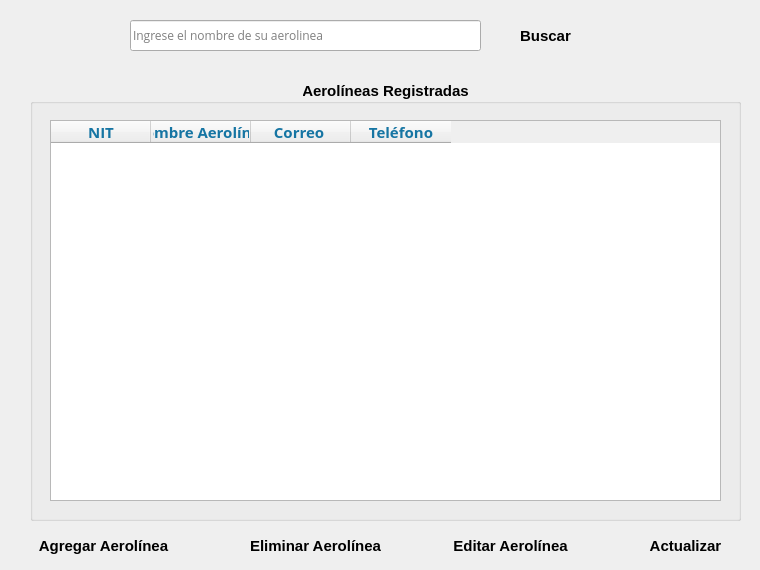
     <widget class="QWidget" name="pg_aerolinea_6">
      <widget class="QGroupBox" name="groupBox_37">
       <property name="geometry">
        <rect>
         <x>30</x>
         <y>80</y>
         <width>711</width>
         <height>441</height>
        </rect>
       </property>
       <property name="font">
        <font>
         <family>Nirmala UI</family>
         <pointsize>11</pointsize>
         <weight>75</weight>
         <bold>true</bold>
        </font>
       </property>
       <property name="title">
        <string>Aerolíneas Registradas</string>
       </property>
       <property name="alignment">
        <set>Qt::AlignCenter</set>
       </property>
       <widget class="QTableWidget" name="tb_aeroRegistradas_6">
        <property name="geometry">
         <rect>
          <x>20</x>
          <y>40</y>
          <width>671</width>
          <height>381</height>
         </rect>
        </property>
        <property name="font">
         <font>
          <family>Open Sans</family>
          <pointsize>10</pointsize>
          <weight>50</weight>
          <bold>false</bold>
         </font>
        </property>
        <column>
         <property name="text">
          <string>NIT</string>
         </property>
         <property name="font">
          <font>
           <family>Nirmala UI</family>
           <pointsize>11</pointsize>
           <weight>75</weight>
           <bold>true</bold>
          </font>
         </property>
         <property name="foreground">
          <brush brushstyle="SolidPattern">
           <color alpha="255">
            <red>22</red>
            <green>117</green>
            <blue>163</blue>
           </color>
          </brush>
         </property>
        </column>
        <column>
         <property name="text">
          <string>Nombre Aerolínea</string>
         </property>
         <property name="font">
          <font>
           <family>Nirmala UI</family>
           <pointsize>11</pointsize>
           <weight>75</weight>
           <bold>true</bold>
          </font>
         </property>
         <property name="foreground">
          <brush brushstyle="SolidPattern">
           <color alpha="255">
            <red>22</red>
            <green>117</green>
            <blue>163</blue>
           </color>
          </brush>
         </property>
        </column>
        <column>
         <property name="text">
          <string>Correo </string>
         </property>
         <property name="font">
          <font>
           <family>Nirmala UI</family>
           <pointsize>11</pointsize>
           <weight>75</weight>
           <bold>true</bold>
          </font>
         </property>
         <property name="foreground">
          <brush brushstyle="SolidPattern">
           <color alpha="255">
            <red>22</red>
            <green>117</green>
            <blue>163</blue>
           </color>
          </brush>
         </property>
        </column>
        <column>
         <property name="text">
          <string>Teléfono</string>
         </property>
         <property name="font">
          <font>
           <family>Nirmala UI</family>
           <pointsize>11</pointsize>
           <weight>75</weight>
           <bold>true</bold>
          </font>
         </property>
         <property name="foreground">
          <brush brushstyle="SolidPattern">
           <color alpha="255">
            <red>22</red>
            <green>117</green>
            <blue>163</blue>
           </color>
          </brush>
         </property>
        </column>
       </widget>
      </widget>
      <widget class="QLineEdit" name="le_buscarAero_6">
       <property name="geometry">
        <rect>
         <x>130</x>
         <y>20</y>
         <width>351</width>
         <height>31</height>
        </rect>
       </property>
       <property name="font">
        <font>
         <family>Open Sans</family>
         <pointsize>9</pointsize>
        </font>
       </property>
       <property name="toolTip">
        <string/>
       </property>
       <property name="inputMask">
        <string/>
       </property>
       <property name="text">
        <string/>
       </property>
       <property name="placeholderText">
        <string>Ingrese el nombre de su aerolinea</string>
       </property>
      </widget>
      <widget class="QPushButton" name="bt_buscarAerolinea_6">
       <property name="geometry">
        <rect>
         <x>500</x>
         <y>20</y>
         <width>91</width>
         <height>31</height>
        </rect>
       </property>
       <property name="font">
        <font>
         <family>Nirmala UI</family>
         <pointsize>11</pointsize>
         <weight>75</weight>
         <bold>true</bold>
        </font>
       </property>
       <property name="cursor">
        <cursorShape>PointingHandCursor</cursorShape>
       </property>
       <property name="styleSheet">
        <string notr="true">QPushButton:hover
{
	border-style: solid;
   	background-color:#bbdefb;

}

QPushButton:pressed
{
	background-color:#0069c0;
}</string>
       </property>
       <property name="text">
        <string>Buscar</string>
       </property>
       <property name="icon">
        <iconset>
         <normaloff>../Ventanas/Icons/buscar.png</normaloff>../Ventanas/Icons/buscar.png</iconset>
       </property>
       <property name="iconSize">
        <size>
         <width>30</width>
         <height>50</height>
        </size>
       </property>
       <property name="flat">
        <bool>true</bool>
       </property>
      </widget>
      <widget class="QPushButton" name="bt_addAerolinea_6">
       <property name="geometry">
        <rect>
         <x>20</x>
         <y>530</y>
         <width>171</width>
         <height>31</height>
        </rect>
       </property>
       <property name="font">
        <font>
         <family>Nirmala UI</family>
         <pointsize>11</pointsize>
         <weight>75</weight>
         <bold>true</bold>
        </font>
       </property>
       <property name="cursor">
        <cursorShape>PointingHandCursor</cursorShape>
       </property>
       <property name="styleSheet">
        <string notr="true">QPushButton:hover
{
	border-style: solid;
   	background-color:#bbdefb;

}

QPushButton:pressed
{
	background-color:#0069c0;
}</string>
       </property>
       <property name="text">
        <string>Agregar Aerolínea </string>
       </property>
       <property name="icon">
        <iconset>
         <normaloff>../Ventanas/Icons/agregar-aero.png</normaloff>../Ventanas/Icons/agregar-aero.png</iconset>
       </property>
       <property name="iconSize">
        <size>
         <width>30</width>
         <height>50</height>
        </size>
       </property>
       <property name="flat">
        <bool>true</bool>
       </property>
      </widget>
      <widget class="QPushButton" name="bt_editarAerolinea_6">
       <property name="geometry">
        <rect>
         <x>430</x>
         <y>530</y>
         <width>161</width>
         <height>31</height>
        </rect>
       </property>
       <property name="font">
        <font>
         <family>Nirmala UI</family>
         <pointsize>11</pointsize>
         <weight>75</weight>
         <bold>true</bold>
        </font>
       </property>
       <property name="cursor">
        <cursorShape>PointingHandCursor</cursorShape>
       </property>
       <property name="styleSheet">
        <string notr="true">QPushButton:hover
{
	border-style: solid;
   	background-color:#bbdefb;

}

QPushButton:pressed
{
	background-color:#0069c0;
}</string>
       </property>
       <property name="text">
        <string>Editar Aerolínea</string>
       </property>
       <property name="icon">
        <iconset>
         <normaloff>../Ventanas/Icons/editar.png</normaloff>../Ventanas/Icons/editar.png</iconset>
       </property>
       <property name="iconSize">
        <size>
         <width>30</width>
         <height>50</height>
        </size>
       </property>
       <property name="flat">
        <bool>true</bool>
       </property>
      </widget>
      <widget class="QPushButton" name="bt_refreshAerolinea_6">
       <property name="geometry">
        <rect>
         <x>620</x>
         <y>530</y>
         <width>131</width>
         <height>31</height>
        </rect>
       </property>
       <property name="font">
        <font>
         <family>Nirmala UI</family>
         <pointsize>11</pointsize>
         <weight>75</weight>
         <bold>true</bold>
        </font>
       </property>
       <property name="cursor">
        <cursorShape>PointingHandCursor</cursorShape>
       </property>
       <property name="styleSheet">
        <string notr="true">QPushButton:hover
{
	border-style: solid;
   	background-color:#bbdefb;

}

QPushButton:pressed
{
	background-color:#0069c0;
}</string>
       </property>
       <property name="text">
        <string>Actualizar</string>
       </property>
       <property name="icon">
        <iconset>
         <normaloff>../Ventanas/Icons/recarga.png</normaloff>../Ventanas/Icons/recarga.png</iconset>
       </property>
       <property name="iconSize">
        <size>
         <width>30</width>
         <height>40</height>
        </size>
       </property>
       <property name="flat">
        <bool>true</bool>
       </property>
      </widget>
      <widget class="QPushButton" name="bt_eliminarAerolinea_6">
       <property name="geometry">
        <rect>
         <x>230</x>
         <y>530</y>
         <width>171</width>
         <height>31</height>
        </rect>
       </property>
       <property name="font">
        <font>
         <family>Nirmala UI</family>
         <pointsize>11</pointsize>
         <weight>75</weight>
         <bold>true</bold>
        </font>
       </property>
       <property name="cursor">
        <cursorShape>PointingHandCursor</cursorShape>
       </property>
       <property name="styleSheet">
        <string notr="true">QPushButton:hover
{
	border-style: solid;
   	background-color:#bbdefb;

}

QPushButton:pressed
{
	background-color:#0069c0;
}</string>
       </property>
       <property name="text">
        <string>Eliminar Aerolínea</string>
       </property>
       <property name="icon">
        <iconset>
         <normaloff>../Ventanas/Icons/delete.png</normaloff>../Ventanas/Icons/delete.png</iconset>
       </property>
       <property name="iconSize">
        <size>
         <width>30</width>
         <height>50</height>
        </size>
       </property>
       <property name="flat">
        <bool>true</bool>
       </property>
      </widget>
     </widget>
